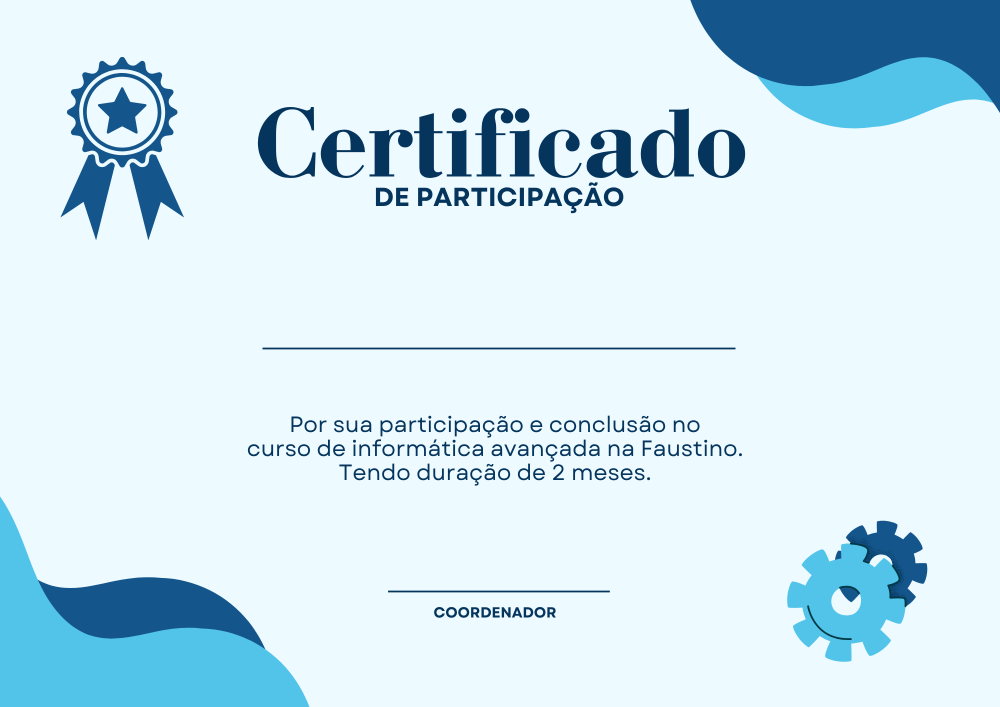
#> input picture certificadoteste.png, 2000 x 1414 px (shown at 1/2 size)
$ python testecertificado.py
#> lines starting #> are read from the running program, lines starting #| are printed output that depends on the picture
from PIL import Image, ImageDraw, ImageFont
import os

names = [
    "Leticia R de Lima",
    "Karol Brito",
    "Renan Soares",
    "Emili Lima"
]

os.makedirs('Python Automate', exist_ok=True)

for index, name in enumerate(names, start=1):
    certificado_modelo = Image.open('certificadoteste.png')
#> certificado_modelo is the input picture: PIL image 2000x1414 RGB; mean R, G, B 207.8, 231.1, 242

    desanhador = ImageDraw.Draw(certificado_modelo)

    font = ImageFont.truetype("C:/Users/leticia.lima/Desktop/Python automate/Roboto_Condensed-Regular.ttf",50)

    text_posicao = (607, 645)

    desanhador.text(text_posicao, name, fill="green", font=font)

    nome_arq = f"{name}.png"

    arq_saida = os.path.join("Python Automate", nome_arq)

    certificado_modelo.save(arq_saida)
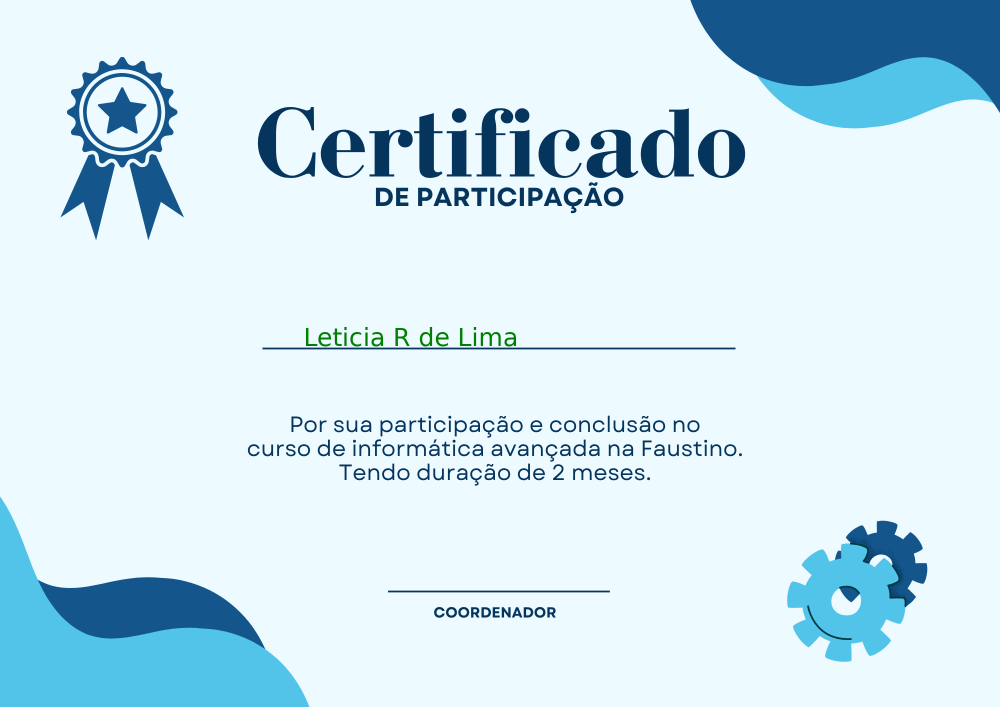
#> saved as Leticia R de Lima.png: PIL image 2000x1414 RGB (shown at 1/2 size); mean R, G, B 207.5, 230.9, 241.6

    print (f'{index}, Certificado Teste {name}')
